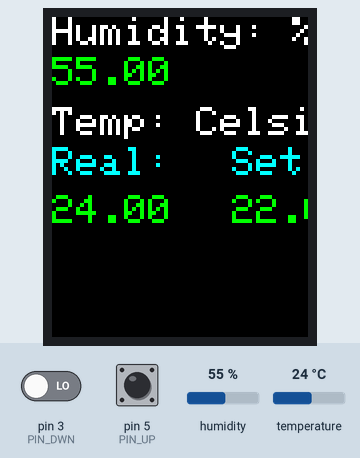
Simulated run of this sketch. Board: Arduino Uno, built with avr-gcc and run on an emulated ATmega328P. Parts: 128×160 colour display. The inputs (shaded band) are chosen by the test bench; at power-on: pin 3 (PIN_DWN) LOW, humidity 55 %, pin 5 (PIN_UP) LOW, temperature 24 °C. What the sketch prints to the serial monitor is not drawn.

Above: at 1.2 s.
1.3 s: pin 3 (PIN_DWN) driven HIGH
At 2.35 s:
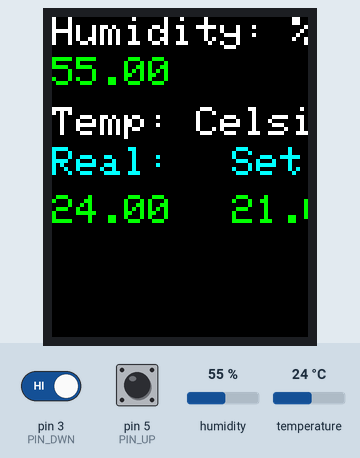
4.0 s: humidity set to 22 %
At 4.5 s:
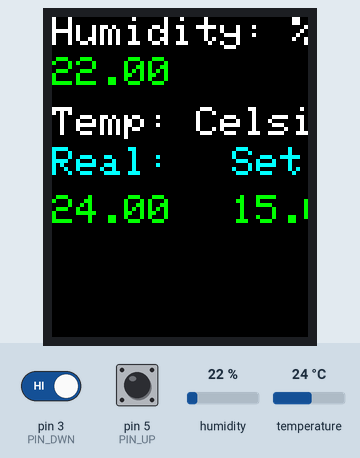
5.5 s: pin 5 (PIN_UP) pulled HIGH for 0.15 s
At 6.01 s:
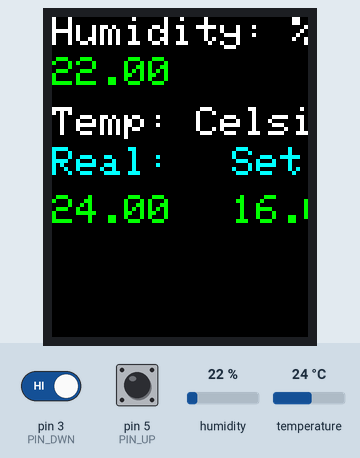
7.6 s: temperature set to 12 °C
At 9.3 s:
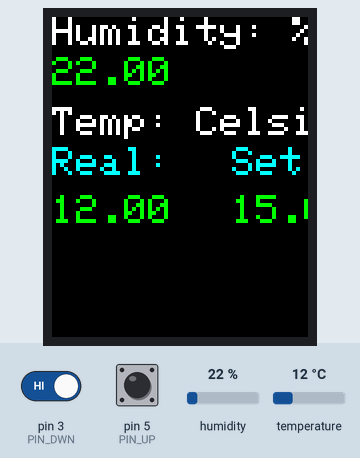
9.6 s: pin 5 (PIN_UP) pulled HIGH for 1 s
At 10.56 s:
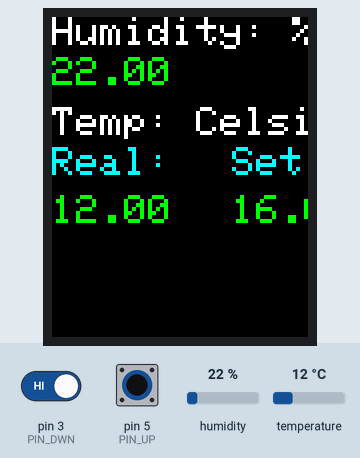
12.1 s: humidity set to 40 %
At 12.9 s:
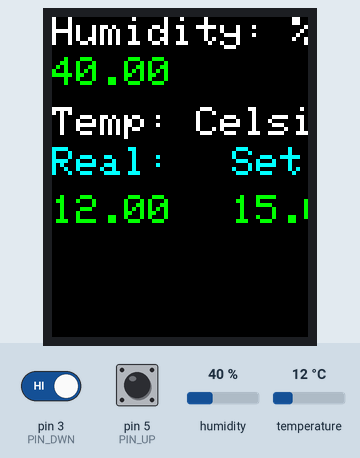
Timing chart, 0 to 14.6 s (numbered marks = the images above; inputs shaded):
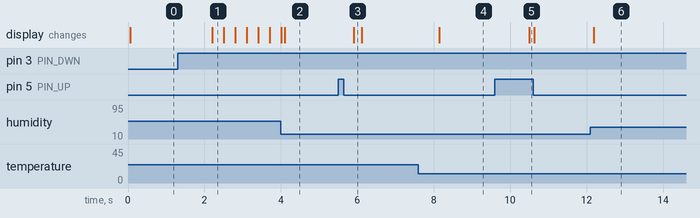

The sketch:

Termostat_test.ino
```cpp
#include <TFT.h>  // Arduino LCD library
#include <SPI.h>
#include <DHT.h>
#include <MD_KeySwitch.h>

#define DHTPIN 7     // what digital pin we're connected to

#define DHTTYPE DHT11   // DHT 11

// pin definition for the Uno
#define cs   10
#define dc   9
#define rst  8

// create an instance of the library
TFT TFTscreen = TFT(cs, dc, rst);

// char array to print to the screen
char humidPrint[6];
char tempPrint[6];
char tmptempPrint[6];
float tmphumid = 0.00;
float tmptemp = 0.00;
float tmpsettemp =0.00;
float settemp = 22.00;

const uint8_t PIN_UP = 5;       // switch connected to this pin
const uint8_t PIN_DWN = 3;       // switch connected to this pin
const uint8_t SWITCH_ACTIVE = HIGH;  // digital signal when switch is pressed 'on'

MD_KeySwitch UP(PIN_UP, SWITCH_ACTIVE);
MD_KeySwitch DWN(PIN_DWN, SWITCH_ACTIVE);

// Initialize DHT sensor.
DHT dht(DHTPIN, DHTTYPE);

void setup() {

  Serial.begin(9600);
  Serial.println("DHTxx test!");

  //begin reading the buttons
  UP.begin();
  UP.enableDoublePress(true);

  DWN.begin();
  DWN.enableDoublePress(true);

  //Begin a DHT11 instance
  dht.begin();

  // Put this line at the beginning of every sketch that uses the GLCD:
  TFTscreen.begin();
  // Rotate the screen to landscape
  TFTscreen.setRotation(3);

  // clear the screen with a black background
  TFTscreen.background(0, 0, 0);

  // write the static text to the screen
  // set the font color to white
  TFTscreen.stroke(255, 255, 255);
  // set the font size
  TFTscreen.setTextSize(2);
  // write the text to the top left corner of the screen
  TFTscreen.text("Humidity: % \n ", 0, 0);

  // set the font size
  TFTscreen.setTextSize(2);
  // write the text to the top left corner of the screen
  TFTscreen.text("Temp: Celsius\n ", 0, 45);

  // set the font color to yellow
  TFTscreen.stroke(0, 255, 255);
  //Real temperature
  TFTscreen.text("Real:\n ", 0, 65);
  //Set temperature
  TFTscreen.text("Set:\n ", 90, 65);

  // ste the font size very large for the loop
  TFTscreen.setTextSize(2);
}

void loop() {

  // Wait a few seconds between measurements.
  //delay(250);

  // Reading temperature or humidity takes about 250 milliseconds!
  // Sensor readings may also be up to 2 seconds 'old' (its a very slow sensor)
  float h = dht.readHumidity();
  // Read temperature as Celsius (the default)
  float t = dht.readTemperature();

  // Read the value of the DHT sensor
  // Humidity
  String humidVal = String(h);

  //Temperature
  String tempVal = String(t);

  if (UP.read() == 1 && settemp <= 31)
  {
    settemp += 1;
  }
  else if (DWN.read() == 1 && settemp > 15)
  {
    settemp -= 1;
  }

  //set Temperature
  String tmptempVal = String(settemp);

  // convert the reading to a char array
  humidVal.toCharArray(humidPrint, 6);
  tempVal.toCharArray(tempPrint, 6);
  tmptempVal.toCharArray(tmptempPrint, 6);


  if (h != tmphumid)
  {
    tmphumid = h;

    // erase the text before the new one is wrote
    TFTscreen.fillRect(0, 20, 160,14,0);

    // set the font color
    TFTscreen.stroke(0, 255, 0);

    //write the new value
    TFTscreen.text(humidPrint, 0, 20);

  }

  else if (t != tmptemp)
  {
    tmptemp = t;
    // erase the text before the new one is wrote
    TFTscreen.fillRect(0, 89, 70,14,0);

    // set the font color
    TFTscreen.stroke(0, 255, 0);

    //write the new value
    TFTscreen.text(tempPrint, 0, 89);

  }

  else if (settemp != tmpsettemp)
  {
    tmpsettemp = settemp;
    // erase the text before the new one is wrote
    TFTscreen.fillRect(90, 89, 70,14,0);

    // set the font color
    TFTscreen.stroke(0, 255, 0);

    //write the new value
    TFTscreen.text(tmptempPrint, 90, 89);

  }

}
```

Measured:
- after the input at 1.3 s, the display: changes after 0.90 s (image 1)
- after the input at 4.0 s, the display: first differs from a run without the input after 0.10 s (image 2)
- after the input at 5.5 s, the display: changes after 0.40 s (image 3)
- after the input at 7.6 s, the display: changes after 0.54 s (image 4)
- after the input at 9.6 s, the display: changes after 0.90 s (image 5)
- after the input at 12.1 s, the display: changes after 0.09 s (image 6)
